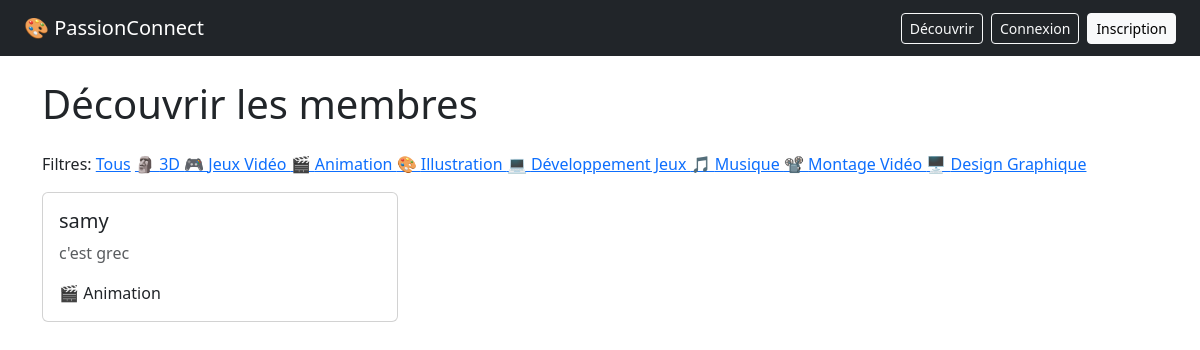
The app's page /decouverte?passion=Animation with its own data.
### tables this page shows
CREATE TABLE passion (
            id INTEGER PRIMARY KEY AUTOINCREMENT,
            nom TEXT NOT NULL UNIQUE,
            icone TEXT
        );

CREATE TABLE user(
            id INTEGER PRIMARY KEY AUTOINCREMENT,
            username TEXT NOT NULL UNIQUE,
            email TEXT NOT NULL UNIQUE,
            password TEXT NOT NULL,
            bio TEXT,
            photo TEXT,
            created_at TIMESTAMP DEFAULT CURRENT_TIMESTAMP           
        );

### app/decouverte/routes.py (the view)
@decouverte.route('/decouverte')
def page_decouverte():
    db = get_db()
    cursor = db.cursor()
    toutes_passions = cursor.execute(
        'SELECT * FROM passion'
    ).fetchall()
    poste = cursor.execute('''
        SELECT user.id, user.username, user.bio,
            GROUP_CONCAT(passion.icone || ' ' || passion.nom) as passions
        FROM user
        LEFT JOIN user_passion ON user.id = user_passion.user_id
        LEFT JOIN passion ON passion.id = user_passion.passion_id
        GROUP BY user.id
    ''').fetchall()
    passion_choisie = request.args.get('passion')
    if passion_choisie:
        poste = cursor.execute('''
            SELECT user.id, user.username, user.bio,
                GROUP_CONCAT(passion.icone || ' ' || passion.nom) as passions
            FROM user
            LEFT JOIN user_passion ON user.id = user_passion.user_id
            LEFT JOIN passion ON passion.id = user_passion.passion_id
            WHERE passion.nom = ?
            GROUP BY user.id
        ''', (passion_choisie,)).fetchall()
    db.close()
    return render_template('decouverte.html', poste=poste, toutes_passions=toutes_passions)

### database.py (called while the page is built)
def get_db():
    db = sqlite3.connect('passionconnect.db') #retoune des dictionnaires au lieu des tuples
    db.row_factory = sqlite3.Row
    return db

### app/templates/decouverte.html
{% extends 'base.html' %}
{% block contenu %}
    <h1 class="mb-4">Découvrir les membres</h1>
    <p>Filtres:
        <a href="/decouverte">Tous</a>
        {% for passion in toutes_passions %}
            <a href="/decouverte?passion={{ passion.nom }}"> {{ passion.icone}} {{ passion.nom }} </a>
        {% endfor %}
    </p>
    <div class="row">
        {% for membre in poste %}
            <div class="col-md-4 mb-4">
                <div class="card h-100">
                    <div class="card-body">
                        <h5 class="card-title">{{ membre.username }}</h5>
                        <p class="card-text text-muted">
                            {{ membre.bio or 'Aucune bio pour l instant.' }}
                        </p>
                        <p class="card-text">{{ membre.passions }}</p>
                    </div>
                </div>
            </div>
        {% endfor %}
    </div>
{% endblock %}

### records on screen
passion: icone "🗿", nom "3D"
passion: icone "🎮", nom "Jeux Vidéo"
passion: icone "🎬", nom "Animation"
passion: icone "🎨", nom "Illustration"
passion: icone "💻", nom "Développement Jeux"
passion: icone "🎵", nom "Musique"
passion: icone "📽️", nom "Montage Vidéo"
passion: icone "🖥️", nom "Design Graphique"
user: username "samy", bio "c'est grec", passions "🎬 Animation"
